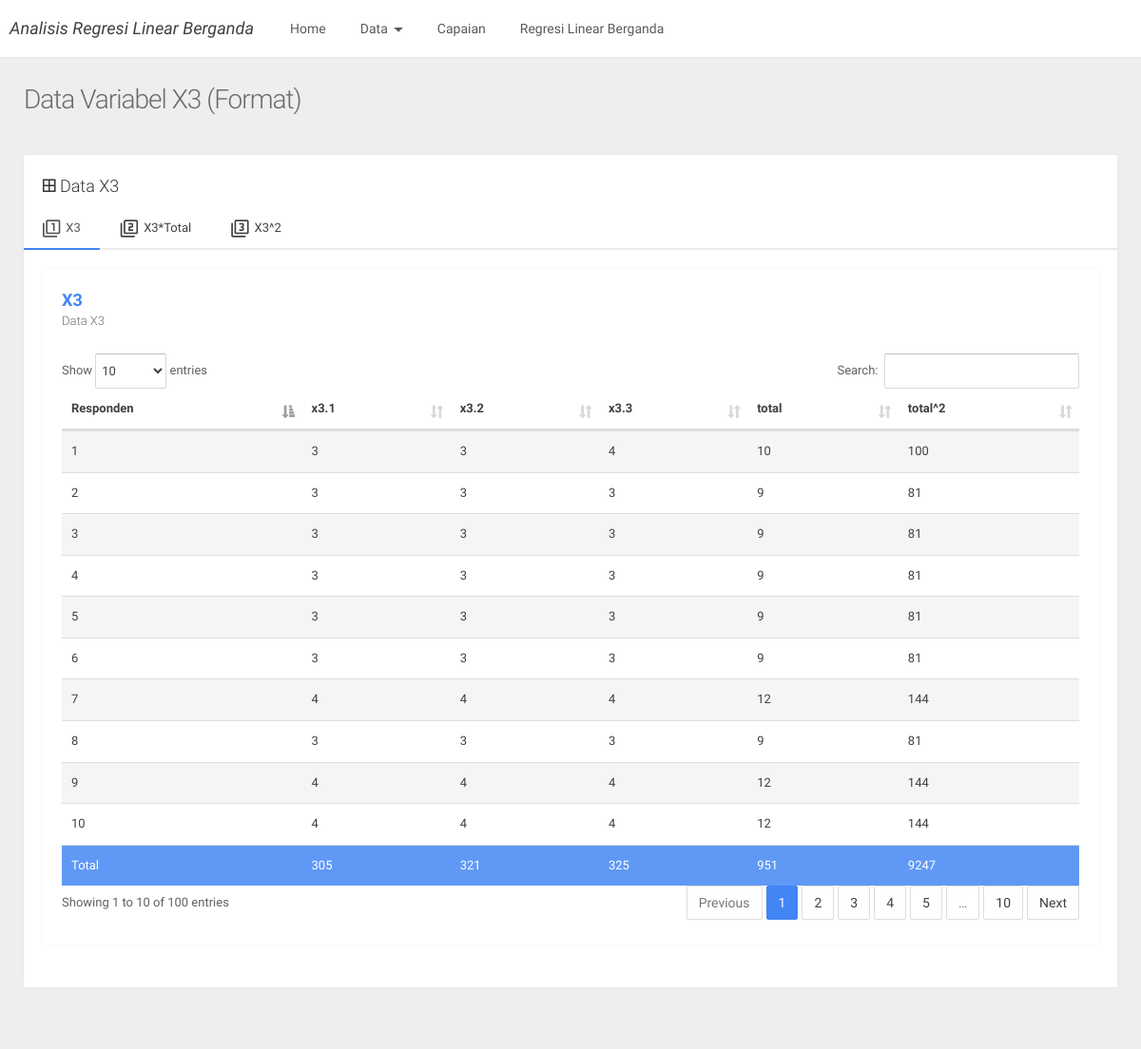
The app's page /index.php?page=x3 with its own data.
### tables this page shows
CREATE TABLE `x3` (
  `responden` int(11) NOT NULL,
  `x31` int(11) NOT NULL,
  `x32` int(11) NOT NULL,
  `x33` int(11) NOT NULL,
  `total` int(11) NOT NULL,
  `total_2` int(11) NOT NULL
);

### v_x3.php (the view, shortened to what this page needs)
<?php
include 'koneksi.php';
?>
        <div class="page-head">
          <h2 class="page-head-title">Data Variabel X3 (Format)</h2>
        </div>
        <div class="main-content container-fluid">
 <div class="row">
            <div class="col-sm-12">
			              <div class="panel panel-default">
                <div class="panel-heading"><span class="icon mdi mdi-border-all"></span> Data X3</div>
                <div class="tab-container">
                  <ul class="nav nav-tabs ">
                    <li class="active"><a href="#x3" data-toggle="tab"><span class="icon mdi mdi-collection-item-1"></span>X3</a></li>
                    <li><a href="#x3_tot" data-toggle="tab"><span class="icon mdi mdi-collection-item-2"></span>X3*Total</a></li>
                    <li><a href="#x3_2" data-toggle="tab"><span class="icon mdi mdi-collection-item-3"></span>X3^2</a></li>
                  </ul>
                  <div class="tab-content">
                    <div id="x3" class="tab-pane active cont">
					<div class="panel">
<div class="panel-heading  text-primary"><strong>X3</strong><span class="panel-subtitle">Data X3</span></div>
<div class="panel-body">
					<table id="table1" class="display table table-striped table-hover table-fw-widget" >
 <thead>
            <tr >
              <th >Responden</th>
              <th >x3.1</th>
              <th >x3.2</th>
              <th >x3.3</th>
              <th >total</th>
              <th >total^2</th>
            </tr>
			 </thead>
			 <tbody>
            <?php
 $tampil=mysqli_query($conn,"SELECT * from x3");
while ($data=mysqli_fetch_assoc($tampil))
{
 $responden  = $data['responden'];
    $x31  = $data['x31'];
    $x32  = $data['x32'];
    $x33  = $data['x33'];
	$totalx3  = $x31+$x32+$x33;
	$total2x3  = $totalx3*$totalx3;
	echo "<tr><td>$responden</td><td>$x31</td><td>$x32</td><td>$x33</td><td>$totalx3</td><td>$total2x3</td></tr>";
}
?>
          </tbody>
		  <tbody><tr class="primary">
              <td>Total</td>
			  <td><?php
$tampil=mysqli_query($conn,"SELECT sum(x31) as totx31 from x3");
$data=mysqli_fetch_assoc($tampil);
echo $data["totx31"];
?></td>
              <td><?php
$tampil=mysqli_query($conn,"SELECT sum(x32) as totx32 from x3");
$data=mysqli_fetch_assoc($tampil);
echo $data["totx32"];?></td>
              <td><?php
$tampil=mysqli_query($conn,"SELECT sum(x33) as totx33 from x3");
$data=mysqli_fetch_assoc($tampil);
echo $data["totx33"];?></td>
              <td><?php
$tampil=mysqli_query($conn,"SELECT sum(total) as totx3 from x3");
$data=mysqli_fetch_assoc($tampil);
echo $data["totx3"];?></td>
              <td><?php
$tampil=mysqli_query($conn,"SELECT sum(total_2) as totx3_2 from x3");
$data=mysqli_fetch_assoc($tampil);
echo $data["totx3_2"];?></td></tr> </tbody>
		  </table>
		                 </div>
		   </div>
              </div>
            </div>
</div>            </div>
          </div>

### records on screen
x3: responden "1", x31 "3", x32 "3", x33 "4", totalx3 "10", total2x3 "100"
x3: responden "2", x31 "3", x32 "3", x33 "3", totalx3 "9", total2x3 "81"
x3: responden "3", x31 "3", x32 "3", x33 "3", totalx3 "9", total2x3 "81"
x3: responden "4", x31 "3", x32 "3", x33 "3", totalx3 "9", total2x3 "81"
x3: responden "5", x31 "3", x32 "3", x33 "3", totalx3 "9", total2x3 "81"
x3: responden "6", x31 "3", x32 "3", x33 "3", totalx3 "9", total2x3 "81"
x3: responden "7", x31 "4", x32 "4", x33 "4", totalx3 "12", total2x3 "144"
x3: responden "8", x31 "3", x32 "3", x33 "3", totalx3 "9", total2x3 "81"
x3: responden "9", x31 "4", x32 "4", x33 "4", totalx3 "12", total2x3 "144"
x3: responden "10", x31 "4", x32 "4", x33 "4", totalx3 "12", total2x3 "144"

### other values on screen
$data["totx31"] "305"
$data["totx32"] "321"
$data["totx33"] "325"
$data["totx3"] "951"
$data["totx3_2"] "9247"
